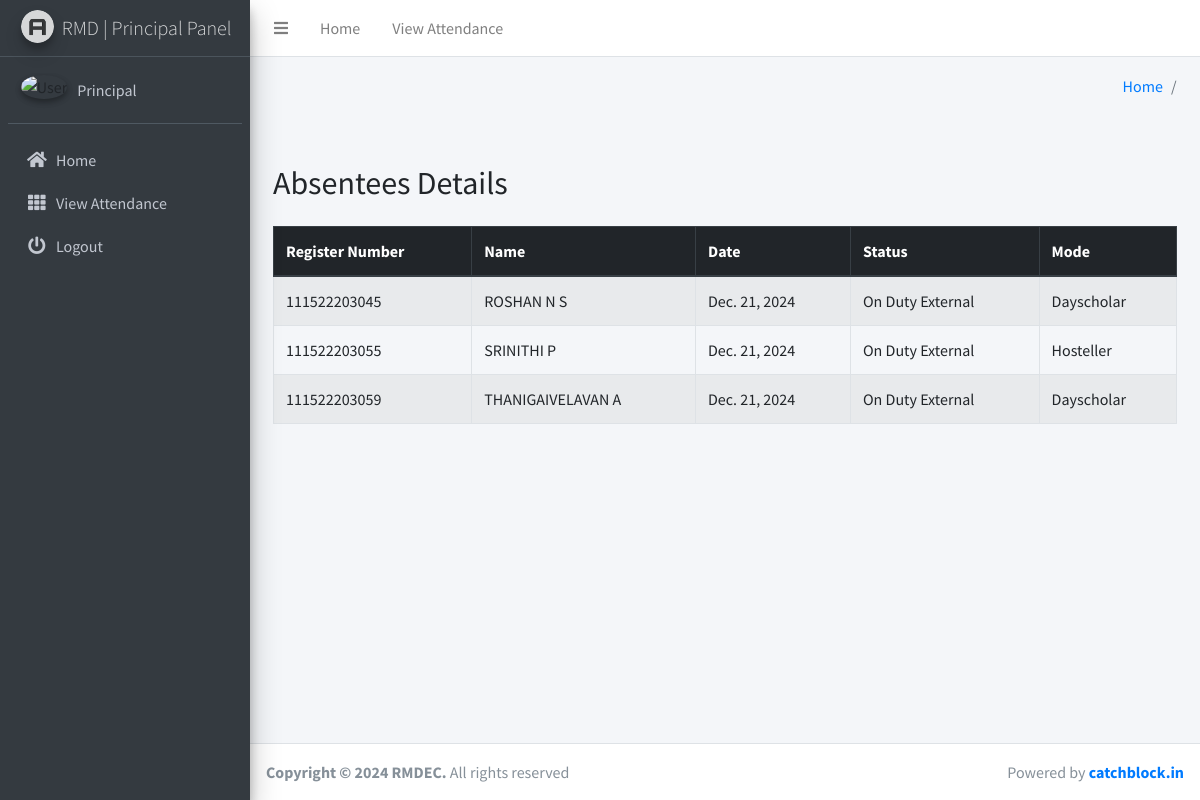
/principal_od_student_info (signed in), run on the app's committed database.
### attendanceapp/models.py (models this page shows, shortened)
class User(AbstractUser):
    ROLE_CHOICES = (
        ('admin', 'Admin'),
        ('principal', 'Principal'),
        ('hod', 'HOD'),
        ('staff', 'Staff'),
    )
    username = None  # Remove username field
    email = models.EmailField(_('email address'), unique=True)
    role = models.CharField(max_length=10, choices=ROLE_CHOICES, default='employee')
    USERNAME_FIELD = 'email'
    REQUIRED_FIELDS = ['first_name', 'last_name']  # Ensure these are required
    objects = CustomUserManager()
    def __str__(self):
        return f"{self.first_name} {self.last_name}"

class Student(models.Model):
    modeList=(
        ('Hosteller','Hosteller'),
        ('Dayscholar','Dayscholar')
    )
    register_number = models.CharField(max_length=12, unique=True)
    name = models.CharField(max_length=50)
    Class = models.ForeignKey(Class, on_delete=models.CASCADE)
    mode = models.CharField(choices=modeList,max_length=10)

class AttendanceReport(models.Model):
    student = models.ForeignKey(Student, on_delete=models.CASCADE)
    Class = models.ForeignKey(Attendance, on_delete=models.CASCADE)
    mode = models.CharField(max_length=10)
    status = models.CharField(max_length=10)
    reason = models.TextField(blank=True, null=True)
    date = models.DateField()
    created_at = models.DateTimeField(auto_now_add=True)
    updated_at = models.DateTimeField(auto_now=True)

### attendanceapp/views.py (the view)
# urls.py: path('principal_od_student_info',views.principal_od_students_info,name='od_student_info'),
def principal_od_students_info(request):
        students_data = []
        students = AttendanceReport.objects.filter(date=timezone.now().date(),status__in=['On Duty Internal','On Duty External'])
        for item in students:
            data = {
                'register_number':item.student.register_number,
                'name':item.student.name,
                'department':item.Class.department,
                'semester':item.Class.semester,
                'section':item.Class.section,
                'date':item.date,
                'status':item.status,
                'mode':item.mode
                }
            students_data.append(data)
        context = {
            'students': students_data
        }
        return render(request,'od_students_info.html',context)

### templates/od_students_info.html (shortened to what this page needs)
{% extends 'base.html' %}
{% load static %}
{% block content %}
<section class="content">
    <div class="container-fluid">
        <div class="container mt-4">
            <h2 class="mb-4">Absentees Details</h2>
            <table class="table table-striped table-bordered">
                <thead class="thead-dark">
                    <tr>
                        <th>Register Number</th>
                        <th>Name</th>
                        <th>Date</th>
                        <th>Status</th>
                        <th>Mode</th>
                    </tr>
                </thead>
                <tbody>
                    {% for student in students %}
                    <tr>
                        <td>{{ student.register_number }}</td>
                        <td>{{ student.name }}</td>
                        {% if student.date and student.status%}
                        <td>{{ student.date }}</td>
                        <td>{{ student.status }}</td>
                        {% endif %}
                        <td>{{ student.mode }}</td>
                    </tr>
                    {% endfor %}
                </tbody>
            </table>
        </div>
    </div>
</section>
{% endblock content %}

### templates/sidebar_template.html (shortened to what this page needs)
{% load static %}
<aside class="main-sidebar sidebar-dark-info elevation-4">
    <a href="#" class="brand-link">
        <img src="{% static 'dist/img/AdminLTELogo.png' %} " alt="AdminLTE Logo"
            class="brand-image img-circle elevation-3" style="opacity: .8">
        {% if user.role == 'principal' %}
        <span class="brand-text font-weight-light">RMD | Principal Panel</span>
        {% elif user.role == 'hod' %}
        <span class="brand-text font-weight-light">RMD | HOD Panel</span>
        {% else %}
        <span class="brand-text font-weight-light">RMD | Staff Panel</span>
        {% endif %}
    </a>
    <div class="sidebar">
        <div class="user-panel mt-3 pb-3 mb-3 d-flex">
            <div class="image">
                <img src="{{ request.user.profile_pic}}" class="img-circle elevation-2" alt="User">
            </div>
            <div class="info">
                <a href="#" class="d-block">{{ user}}</a>
            </div>
        </div>
        <nav class="mt-2">
            <ul class="nav nav-pills nav-sidebar flex-column" data-widget="treeview" role="menu" data-accordion="false">
                <li class="nav-item">
                    {% if user.role == 'principal' %}
                    <a href="/" class="nav-link {% if '/principal_index' == request.path %} active {% endif %}">
                        {% elif user.role == 'hod' %}
                        <a href="/" class="nav-link {% if '/hod_index' == request.path %} active {% endif %}">
                            {% else %}
                            <a href="/" class="nav-link {% if '/' == request.path %} active {% endif %}">
                                {% endif %}
                                <i class="nav-icon fas fa-home">
                                </i>
                                <p>
                                    Home
                                </p>
                            </a>
                </li>
                {% if user.role == 'principal' %}
                <li class="nav-item">
                    {% url 'principal_view_attendance' as principal_view_attendance %}
                    <a href="{{principal_view_attendance}}"
                        class="nav-link {% if principal_view_attendance == request.path %} active {% endif %}">
                        <i class="nav-icon fas fa-th"></i>
                        <p>
                            View Attendance
                        </p>
                    </a>
                </li>
                {% endif %}
                <li class="nav-item">
                    <a href="logout" class="nav-link {% if logout == request.path %} active {% endif %}">
                        <i class="nav-icon fas fa-power-off"></i>
                        <p>
                            Logout
                        </p>
                    </a>
                </li>
            </ul>
        </nav>
    </div>
</aside>

### data on the page
User: first_name+last_name "Principal"
Student: register_number "111522203045", name "ROSHAN N S"
AttendanceReport: date "Dec. 21, 2024", status "On Duty External", mode "Dayscholar"
Student: register_number "111522203055", name "SRINITHI P"
AttendanceReport: date "Dec. 21, 2024", status "On Duty External", mode "Hosteller"
Student: register_number "111522203059", name "THANIGAIVELAVAN A"
AttendanceReport: date "Dec. 21, 2024", status "On Duty External", mode "Dayscholar"
